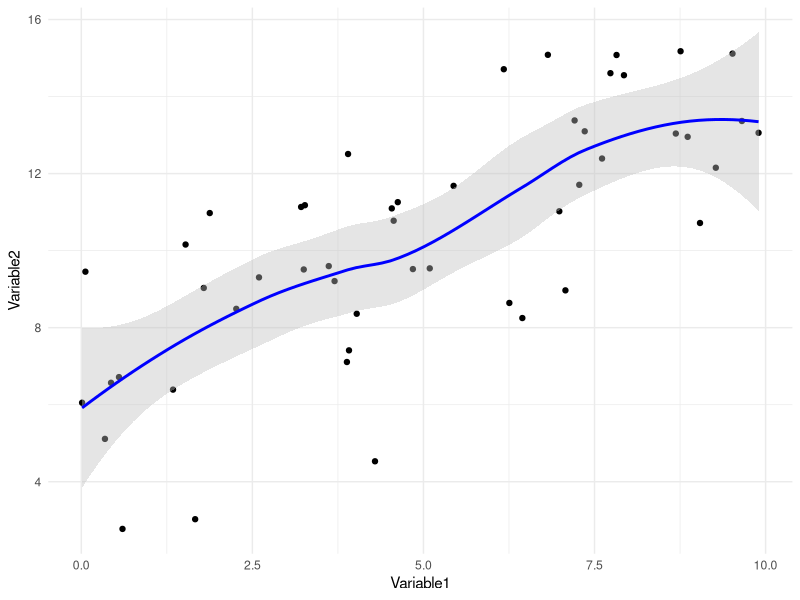
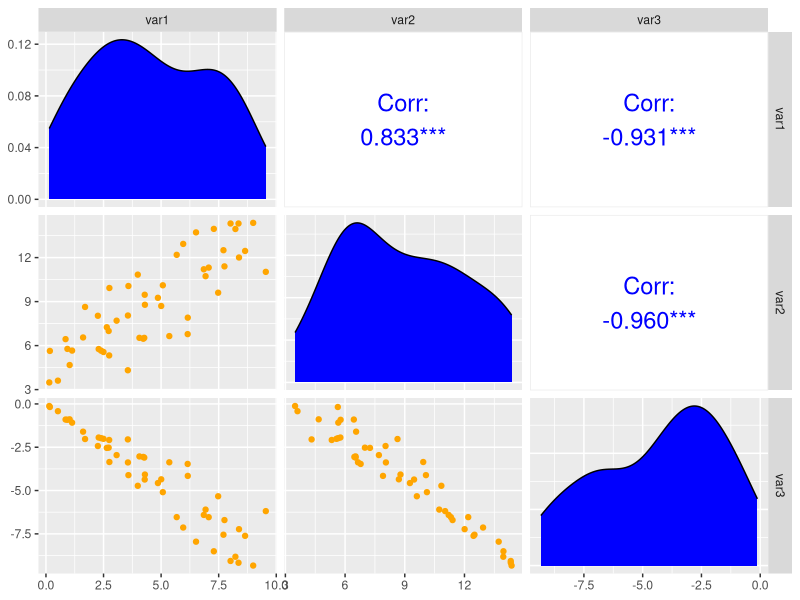
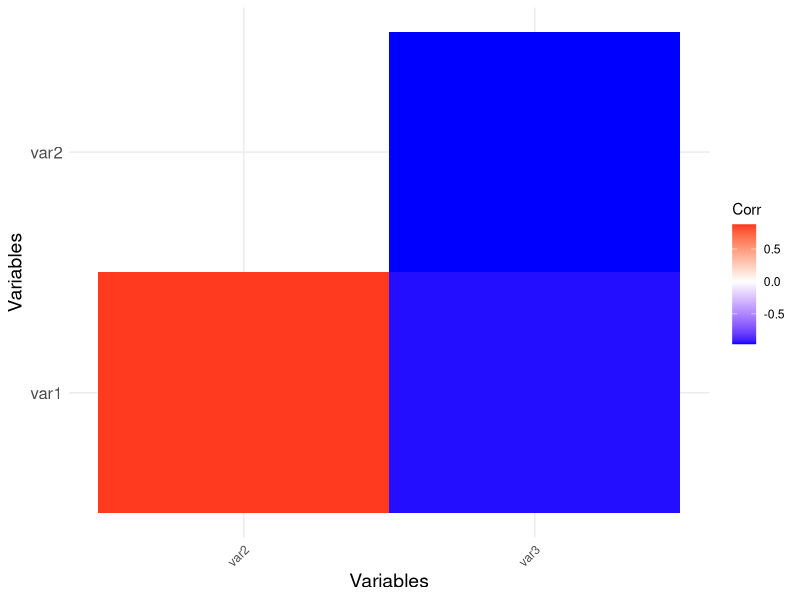
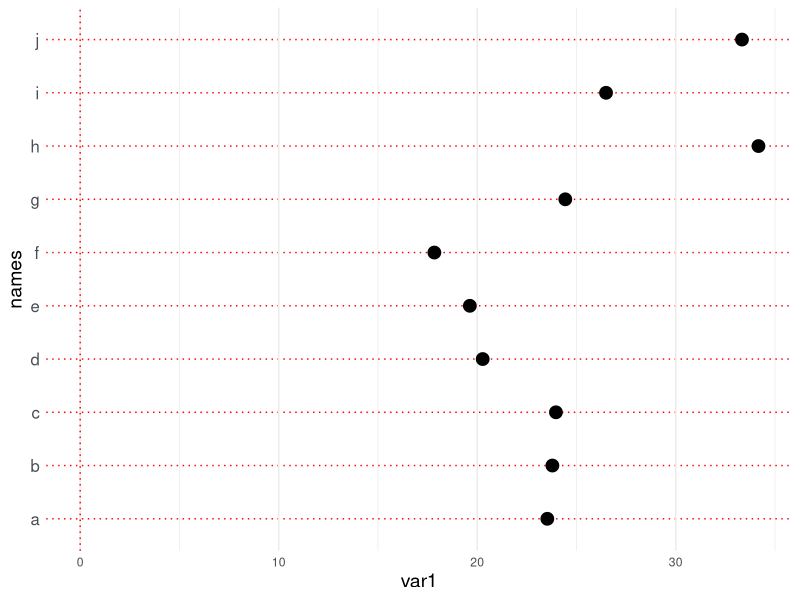
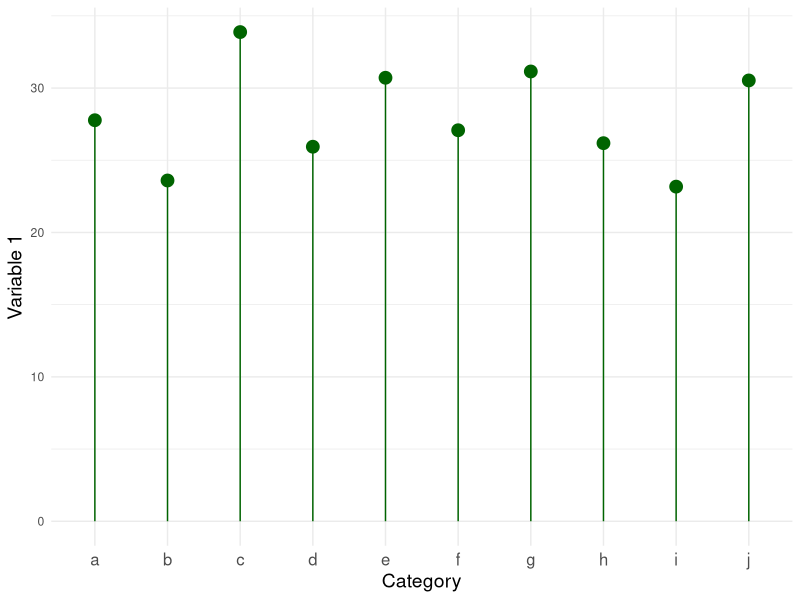
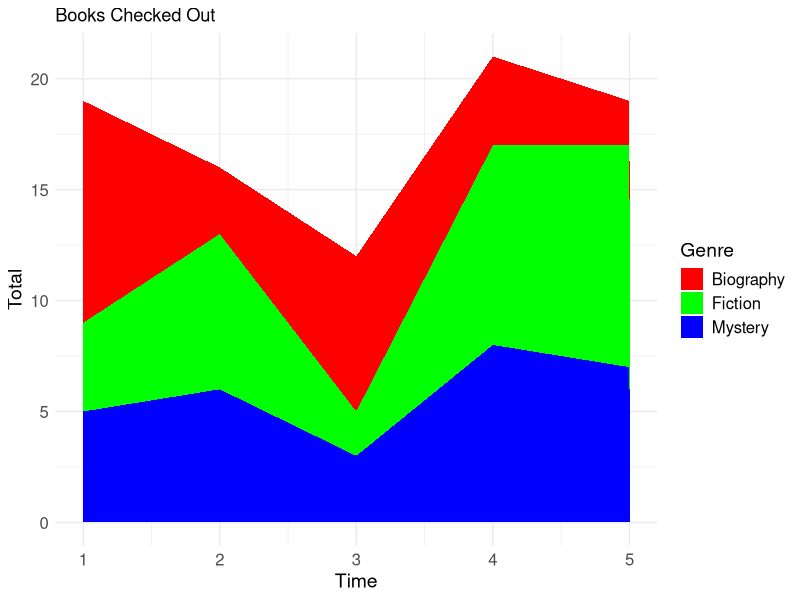
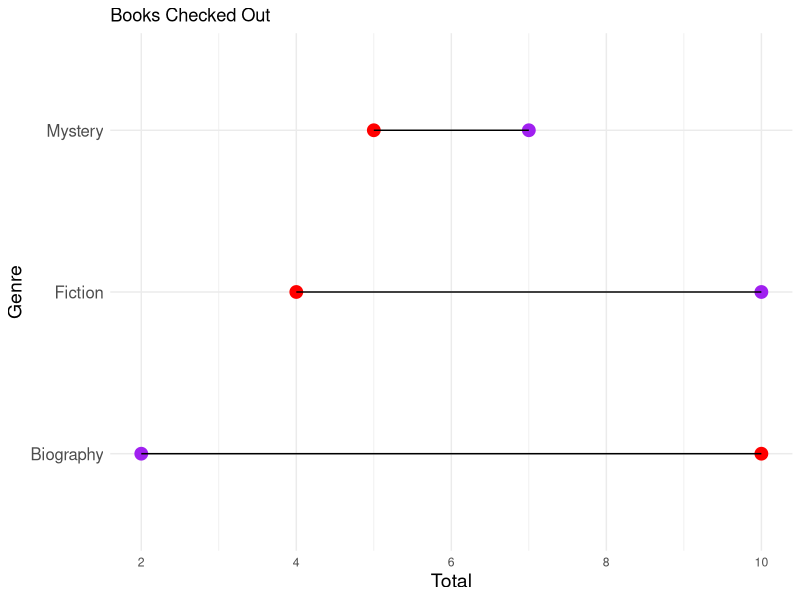
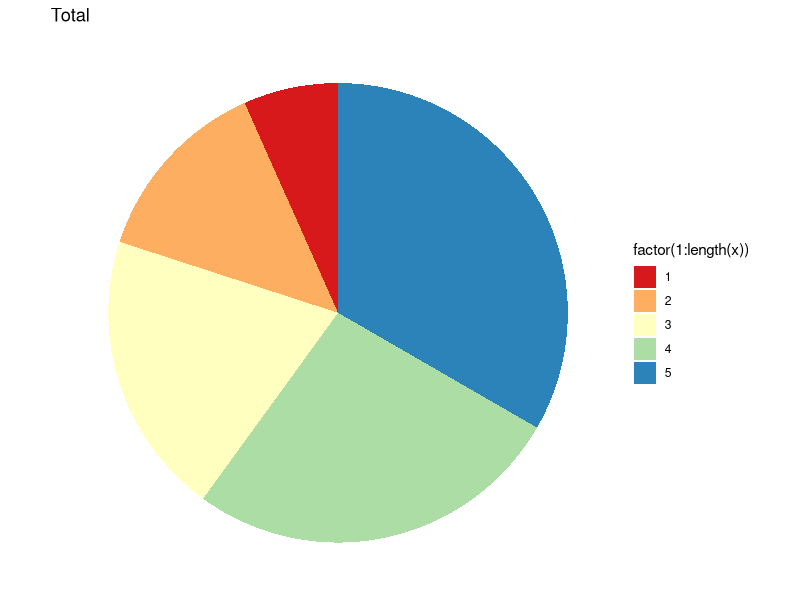

These figures' R source, in order:
## ---- chunk 1

#####DO NOT MODIFY THIS CHUNK
library(tidyverse)

set.seed(12345)
var1<-runif(50,0,10)
set.seed(12345)
var2<-var1+rnorm(50,5,2)
set.seed(12345)
var3<- var1*(-rnorm(50,1,.2))

dat1<-tibble(var1,var2,var3)


## ---- chunk 2
# Create the plot
ggplot(dat1, aes(x = var1, y = var2)) +
  geom_point(color = "black") + # Scatter plot
  geom_smooth(method = "loess", color = "blue", fill = "gray", alpha = 0.4) + # Smoothed line with confidence interval
  labs(x = "Variable1", y = "Variable2") + # Axis labels
  theme_minimal() # Clean theme
####PUT YOUR CODE HERE
## ---- chunk 3

#####DO NOT MODIFY THIS CHUNK

set.seed(10)
var1<-runif(50,0,10)
set.seed(10)
var2<-var1+rnorm(50,5,2)
set.seed(10)
var3<- var1*(-rnorm(50,1,.2))

dat2<-tibble(var1,var2,var3)
## ---- chunk 4

library(GGally)

# Create the pair plot with correlation values
ggpairs(dat2, 
        upper = list(continuous = wrap("cor", size = 6, color = "blue")),  # Display correlations
        lower = list(continuous = wrap("points", color = "orange")),        # Scatter plot
        diag = list(continuous = wrap("densityDiag", fill = "blue")),        # Density plot
        axisLabels = "show")  # Display axis labels


## ---- chunk 5

#####DO NOT MODIFY THIS CHUNK

set.seed(12)
var1<-runif(50,0,10)
set.seed(12)
var2<-var1+rnorm(50,5,2)
set.seed(12)
var3<- var1*(-rnorm(50,1,.2))

dat3<-tibble(var1,var2,var3)
## ---- chunk 6

# Compute the correlation matrix
corr_matrix <- cor(dat3)

# Convert the correlation matrix to a tidy format for ggplot2
corr_data <- as.data.frame(as.table(corr_matrix))

# Filter out the diagonal elements (self-correlations)
corr_data <- corr_data[corr_data$Var1 != corr_data$Var2, ]

# Create the heatmap plot with the correct axis configuration
ggplot(corr_data, aes(Var1, Var2, fill = Freq)) +
  geom_tile() +
  scale_fill_gradient2(low = "blue", high = "red", mid = "white", midpoint = 0) + 
  labs(x = "Variables", y = "Variables", fill = "Corr") +
  theme_minimal() +
  theme(
    axis.text.x = element_text(angle = 45, hjust = 1),  # Rotate x-axis labels for better readability
    axis.text.y = element_text(size = 12),  # Adjust y-axis text size
    axis.title = element_text(size = 14)  # Increase axis title size for clarity
  ) +
  scale_x_discrete(limits = c("var2", "var3")) + # Set x-axis order
  scale_y_discrete(limits = c("var1", "var2"))  # Set y-axis order
## ---- chunk 7

#####DO NOT MODIFY THIS CHUNK

set.seed(5678)
var1<-rnorm(10,25,5)
names<-letters[1:10]

dat4<-tibble(names,var1)
## ---- chunk 8

# Create the dot plot with horizontal lines
ggplot(dat4, aes(x = var1, y = names)) +
  geom_point(color = "black", size = 4) +  # Black dots
  geom_vline(xintercept = 0, linetype = "dotted", color = "red") +  # Dotted vertical lines
  labs(x = "var1", y = "names") +
  theme_minimal() +
  theme(
    panel.grid.major.y = element_line(color = "red", linetype = "dotted"),  # Red dotted lines
    axis.text.y = element_text(size = 12),  # Adjust y-axis text size
    axis.title = element_text(size = 14)  # Increase axis title size for clarity
  )
## ---- chunk 9

#####DO NOT MODIFY THIS CHUNK

set.seed(13)
var1<-rnorm(10,25,5)
names<-letters[1:10]

dat5<-tibble(names,var1)
## ---- chunk 10


# Create the dot plot with vertical lines, adjusted for axis swap
ggplot(dat5, aes(x = names, y = var1)) +
  geom_point(color = "darkgreen", size = 4) +  # Green dots
  geom_segment(aes(x = names, xend = names, y = 0, yend = var1), color = "darkgreen") +  # Vertical lines
  labs(x = "Category", y = "Variable 1") +
  theme_minimal() +
  theme(
    axis.text.x = element_text(size = 12),  # Adjust x-axis text size
    axis.title = element_text(size = 14)  # Increase axis title size for clarity
  )


## ---- chunk 11

#####DO NOT MODIFY THIS CHUNK

set.seed(8)
fiction<-tibble(Genre=rep("Fiction",5),Time=seq(1:5),Total=sample(1:10,5))
set.seed(7)
biography<-tibble(Genre=rep("Biography",5),Time=seq(1:5),Total=sample(1:10,5))
set.seed(9)
mystery<-tibble(Genre=rep("Mystery",5),Time=seq(1:5),Total=sample(1:10,5))

books_checked_out<-bind_rows(fiction,biography,mystery)
## ---- chunk 12

# Create the stacked area plot
ggplot(books_checked_out, aes(x = Time, y = Total, fill = Genre)) +
  geom_area() +
  labs(x = "Time", y = "Total", title = "Books Checked Out") +
  scale_fill_manual(values = c("red", "green", "blue")) +  # Custom colors for each genre
  theme_minimal() +
  theme(
    axis.title = element_text(size = 14),  # Increase axis title size
    axis.text = element_text(size = 12),  # Adjust axis text size
    legend.title = element_text(size = 14),  # Increase legend title size
    legend.text = element_text(size = 12)  # Adjust legend text size
  )

## ---- chunk 13

#####DO NOT MODIFY THIS CHUNK

books_checked_out2 <- books_checked_out %>%
  filter(Time==1 | Time==5) %>%
  pivot_wider(names_from = Time,values_from=Total) %>%
  rename(Time1=`1`,Time5=`5`)
## ---- chunk 14
# Create the plot
ggplot(books_checked_out2, aes(x = Time1, y = Genre)) +
  geom_point(color = "red", size = 4) +  # Red dots for Time 1
  geom_point(aes(x = Time5), color = "purple", size = 4) +  # Purple dots for Time 5
  geom_segment(aes(x = Time1, xend = Time5, y = Genre, yend = Genre), color = "black") +  # Black lines connecting the dots
  labs(x = "Total", y = "Genre", title = "Books Checked Out") +
  theme_minimal() +
  theme(
    axis.text.y = element_text(size = 12),  # Adjust y-axis text size
    axis.title = element_text(size = 14),  # Increase axis title size
    legend.position = "none"  # Remove legend since we have custom colors for each point
  )

## ---- chunk 15

pie_dat<-c(1,2,3,4,5)
## ---- chunk 16
###HINT: check the Help file for pie to see how to specify the color to the my_color palette

library(RColorBrewer)

# Color palette
my_color <- brewer.pal(5, "Spectral")

# Create the pie chart
ggplot(data.frame(x = pie_dat), aes(x = "", y = x, fill = factor(1:length(x)))) +
  geom_bar(stat = "identity", width = 1) +
  coord_polar(theta = "y") +  # Make it a pie chart
  scale_fill_manual(values = my_color) +  # Custom colors
  theme_void() +  # Remove the axes and gridlines
  labs(title = "Total")

